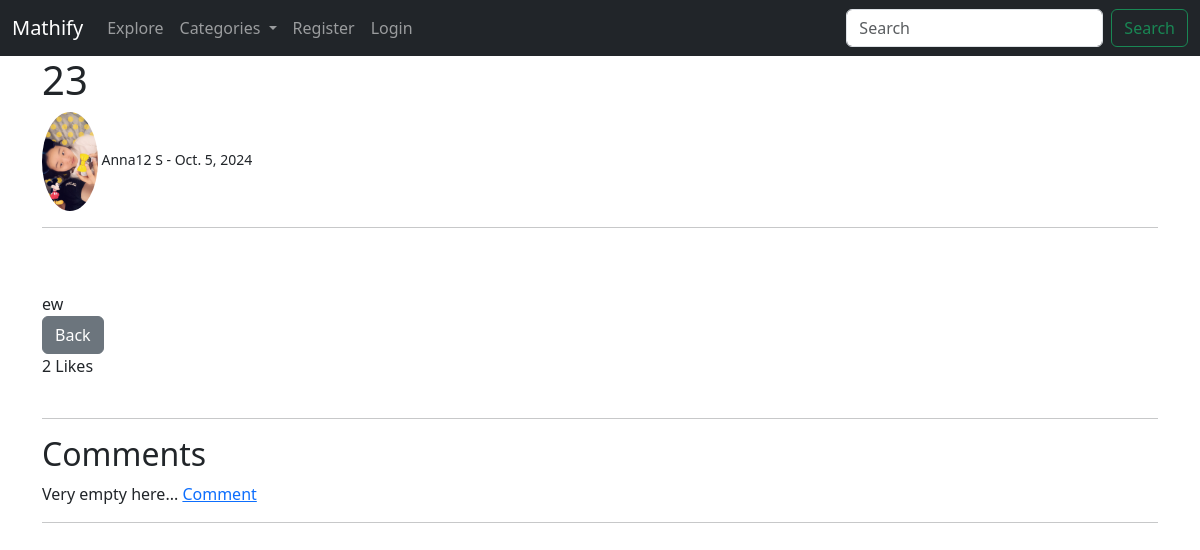
The app's page /article/37 with its own data.
### myApp/models.py (models this page shows, shortened)
class Post(models.Model):
    title = models.CharField(max_length=255)
    header_image = models.ImageField(null=True, blank=True, upload_to="images/")
    author = models.ForeignKey(User, on_delete=models.CASCADE)
    body = RichTextField(blank=True, null=True)
    post_date = models.DateField(auto_now_add=True)
    category = models.CharField(max_length=255, default='uncategorized')
    likes = models.ManyToManyField(User, related_name='blog_post')
    def total_likes(self):
        return self.likes.count()

class Profile(models.Model):
    user = models.OneToOneField(User, null=True, on_delete=models.CASCADE)
    bio = models.TextField()
    profile_pic = models.ImageField(null=True, blank=True, upload_to="images/profile/")

### myApp/views.py (the view)
# urls.py: path('article/<int:pk>', ArticleDetailView.as_view(), name="article_details"),
class ArticleDetailView(DetailView):
    model = Post
    template_name = 'myApp/article_details.html'
    def get_context_data(self, *args, **kwargs):
        cat_menu = Category.objects.all()
        context = super(ArticleDetailView, self).get_context_data(*args, **kwargs)
        stuff = get_object_or_404(Post, id=self.kwargs['pk'])
        total_likes = stuff.total_likes()
        liked = False
        if stuff.likes.filter(id=self.request.user.id).exists():
            liked = True
        context["cat_menu"] = cat_menu
        context["total_likes"] = total_likes
        context["liked"] = liked
        return context

### myApp/models.py (called while the page is built)
    def __str__(self):
        return self.name

### myApp/templates/myApp/article_details.html (shortened to what this page needs)
{% extends 'myApp/base.html' %}
{% load static %}
{% block content %}
    <h1>{{ post.title }}</h1>
    <small>
        {% if post.author.profile.profile_pic %}
            <img src="{{ post.author.profile.profile_pic.url }}" width=5% class="rounded-circle">
        {% else %}
            <img src="{% static 'myApp/images/defaultpfp.png' %}" width=5% class="rounded-circle">
        {% endif %}
        {{ post.author.first_name }} {{ post.author.last_name }} - {{ post.post_date }}
    </small>
    <hr>
    <br/>
    <br/>
    {{ post.body|safe }}
    <br/>
    <a href="{% url 'blog_view' %}" class="btn btn-secondary">Back</a>
    <form action="{% url 'like_post' post.pk %}" method="POST">
    {{ total_likes }} Likes
    </form>
    <br/>
    <hr>
    <h2>Comments</h2>
    {% if not post.comments.all %}
        Very empty here... <a href="#">Comment</a>
    {% endif %}
    <hr>
{% endblock %}

### records on screen
Post: title "23", author.profile.profile_pic (picture), author.first_name "Anna12", author.last_name "S", post_date "Oct. 5, 2024", body "ew"

### other values on screen
{{ total_likes }} "2"
